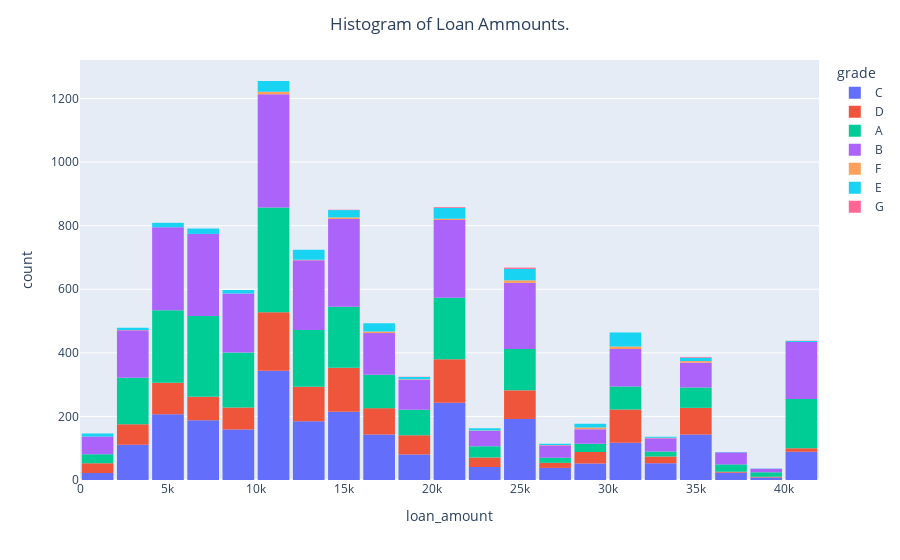

The notebook cell saved with this chart:
### Markdown cell above
**Q4** You try changing the number of bins **nbins** what do you notice? Are there good choices? Bad choices?

### Code cell
# Your code here (experiment here)
fig = px.histogram(DF,
                   nbins=23,
                   x='loan_amount',
                   color='grade')

fig.update_layout(bargap=0.1,
                  title='Histogram of Loan Ammounts.',
                  title_x=0.5)
fig.show()

### Figure 1 — Plotly figure (JSON) as saved in the notebook; plotly's stock layout.template omitted (floating-point values rounded to 4 significant figures; data arrays with more than 128 entries replaced by an {"elided": "..."} marker saying what was removed)
{"data": [{"alignmentgroup": "True", "bingroup": "x", "hovertemplate": "grade=C<br>loan_amount=%{x}<br>count=%{y}<extra></extra>", "legendgroup": "C", "marker": {"color": "#636efa", "pattern": {"shape": ""}}, "name": "C", "nbinsx": 23, "offsetgroup": "C", "orientation": "v", "showlegend": true, "type": "histogram", "x": {"elided": "2653 int values"}, "xaxis": "x", "yaxis": "y"}, {"alignmentgroup": "True", "bingroup": "x", "hovertemplate": "grade=D<br>loan_amount=%{x}<br>count=%{y}<extra></extra>", "legendgroup": "D", "marker": {"color": "#EF553B", "pattern": {"shape": ""}}, "name": "D", "nbinsx": 23, "offsetgroup": "D", "orientation": "v", "showlegend": true, "type": "histogram", "x": {"elided": "1446 int values"}, "xaxis": "x", "yaxis": "y"}, {"alignmentgroup": "True", "bingroup": "x", "hovertemplate": "grade=A<br>loan_amount=%{x}<br>count=%{y}<extra></extra>", "legendgroup": "A", "marker": {"color": "#00cc96", "pattern": {"shape": ""}}, "name": "A", "nbinsx": 23, "offsetgroup": "A", "orientation": "v", "showlegend": true, "type": "histogram", "x": {"elided": "2459 int values"}, "xaxis": "x", "yaxis": "y"}, {"alignmentgroup": "True", "bingroup": "x", "hovertemplate": "grade=B<br>loan_amount=%{x}<br>count=%{y}<extra></extra>", "legendgroup": "B", "marker": {"color": "#ab63fa", "pattern": {"shape": ""}}, "name": "B", "nbinsx": 23, "offsetgroup": "B", "orientation": "v", "showlegend": true, "type": "histogram", "x": {"elided": "3037 int values"}, "xaxis": "x", "yaxis": "y"}, {"alignmentgroup": "True", "bingroup": "x", "hovertemplate": "grade=F<br>loan_amount=%{x}<br>count=%{y}<extra></extra>", "legendgroup": "F", "marker": {"color": "#FFA15A", "pattern": {"shape": ""}}, "name": "F", "nbinsx": 23, "offsetgroup": "F", "orientation": "v", "showlegend": true, "type": "histogram", "x": [30000, 11100, 32000, 16000, 10000, 16175, 16000, 28000, 30000, 18000, 11450, 20000, 25000, 24000, 15000, 15000, 30000, 35000, 20000, 11000, 28000, 26000, 28000, 35000, 35000, 30000, 15000, 10000, 30000, 2200, 19950, 20000, 24450, 24000, 14000, 35000, 12000, 20000, 10000, 30000, 30000, 17000, 24100, 28900, 11400, 15700, 22000, 24000, 25000, 22600, 24000, 30000, 28000, 13500, 35000, 16000, 32000, 10000], "xaxis": "x", "yaxis": "y"}, {"alignmentgroup": "True", "bingroup": "x", "hovertemplate": "grade=E<br>loan_amount=%{x}<br>count=%{y}<extra></extra>", "legendgroup": "E", "marker": {"color": "#19d3f3", "pattern": {"shape": ""}}, "name": "E", "nbinsx": 23, "offsetgroup": "E", "orientation": "v", "showlegend": true, "type": "histogram", "x": {"elided": "335 int values"}, "xaxis": "x", "yaxis": "y"}, {"alignmentgroup": "True", "bingroup": "x", "hovertemplate": "grade=G<br>loan_amount=%{x}<br>count=%{y}<extra></extra>", "legendgroup": "G", "marker": {"color": "#FF6692", "pattern": {"shape": ""}}, "name": "G", "nbinsx": 23, "offsetgroup": "G", "orientation": "v", "showlegend": true, "type": "histogram", "x": [20600, 25000, 25000, 20000, 25000, 35000, 40000, 15000, 25000, 20300, 35500, 18750], "xaxis": "x", "yaxis": "y"}], "layout": {"autosize": true, "bargap": 0.1, "barmode": "relative", "legend": {"title": {"text": "grade"}, "tracegroupgap": 0}, "margin": {"t": 60}, "title": {"text": "Histogram of Loan Ammounts.", "x": 0.5}, "xaxis": {"anchor": "y", "autorange": true, "domain": [0, 1], "range": [-0.5, 42000.0], "title": {"text": "loan_amount"}, "type": "linear"}, "yaxis": {"anchor": "x", "autorange": true, "domain": [0, 1], "range": [0, 1321.0], "title": {"text": "count"}}}}
